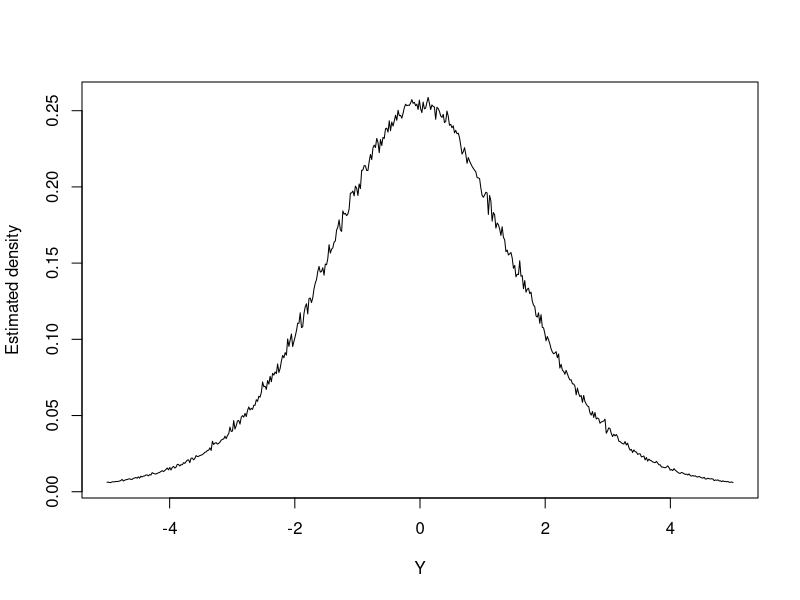

Source code (R):
rm(list = ls())

set.seed(191178)

marginal <- function(N = 1e3, y, a)
{
  samp <- rnorm(N)
  mean(dt(y - samp, df = a))
}
grid <- 5e2
y.seq <- seq(-5, 5, length = grid)

f.y <- numeric(length = grid)
for(i in 1:length(y.seq))
{
  f.y[i] <- marginal(N = 1e3, y = y.seq[i], a = 3)
}
plot(y.seq, f.y, type= 'l', xlab = "Y", ylab = "Estimated density")

#######################

N <- 1e4
r <- 1e3
samples <- numeric(length = r)

for (i in 1:r) {
  props <- rnorm(N, 0, 4)
  fx <- props * dnorm(props, 0, 1) / dnorm(props, 0, 4)
  samples[i] <- mean(fx)
}

mean(samples)
N * var(samples)

########################
 
c <- 3

tgamma <- function(alpha, beta) {
  N <- 1e4
  r <- 1e2
  theta <- numeric(length = r)

  for (i in 1:r) {
    samples <- numeric(length = N)
    done <- 0

    while (done < N) {
      prop <- rgamma(1, alpha, beta)
      if (prop > c) {
        done <- done + 1
        samples[done] <- prop
      }
    }

    theta[i] <- mean(samples)
  }

  return(c(mean(theta), var(theta)))
}

foo <- matrix(0, nrow = 3, ncol = 2)

foo[1, ] <- tgamma(4,2)
foo[2, ] <- tgamma(8,2)
foo[3, ] <- tgamma(5,2)

foo
#########################

